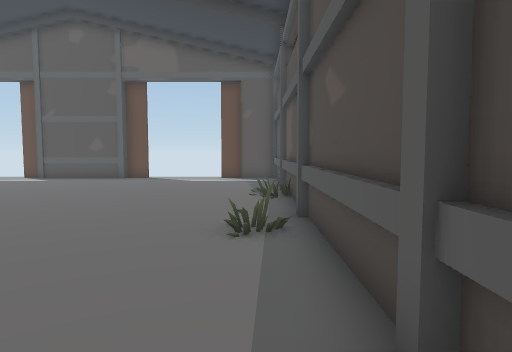
View 1 (above)

12 first-person views from a walk through a scene from a Unity 3-D project. The camera is 1.3 m above the floor, tilts 4° down and sees 75° across. The floor is counted in squares, 1 m on a side. Each view is taken from the middle of a square. On the plan, view 1 faces up. The plan holds only what a view shows up to about 14 squares ahead; the rest is blank. The place goes on beyond the plan.

View 2
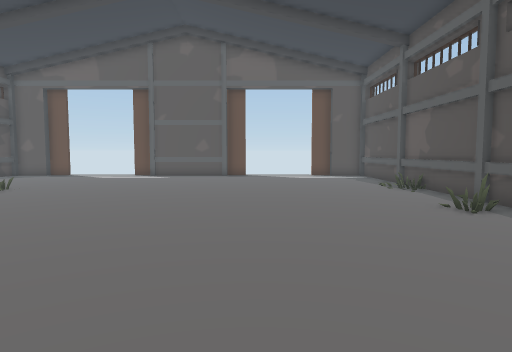

View 3
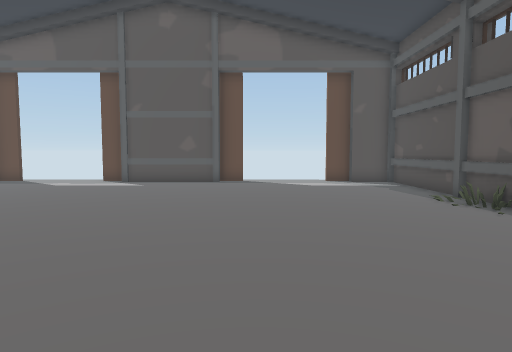

View 4
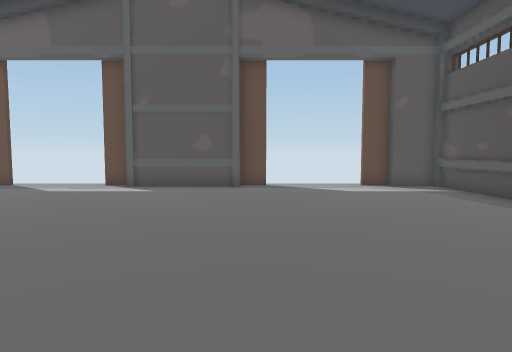

View 5
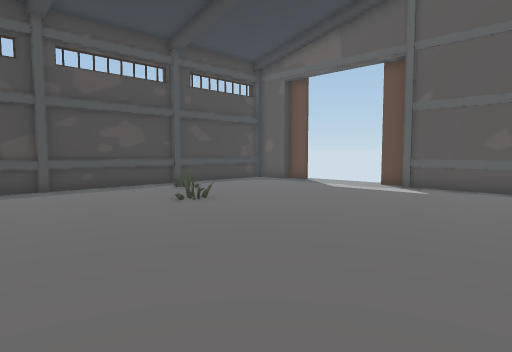

View 6
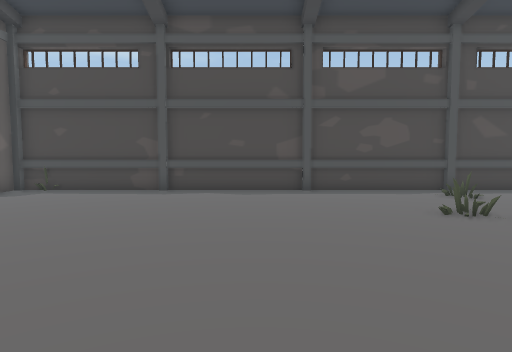

View 7
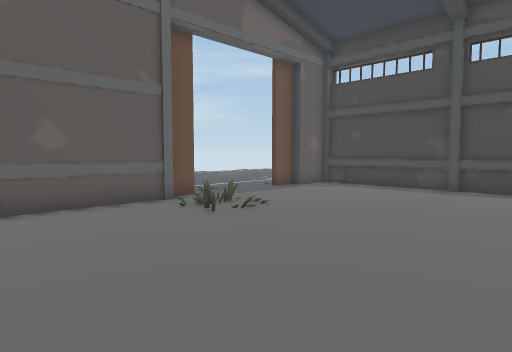

View 8
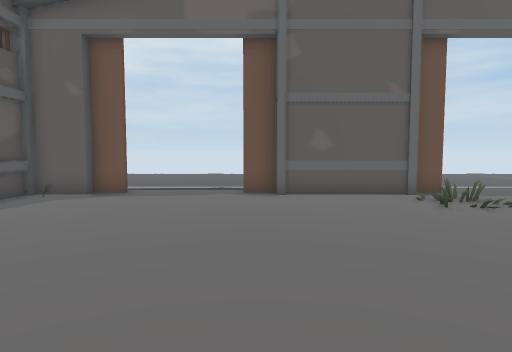

View 9
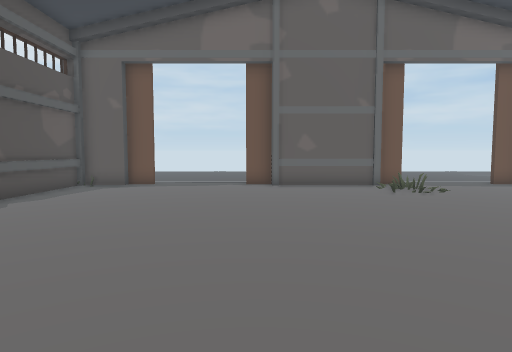

View 10
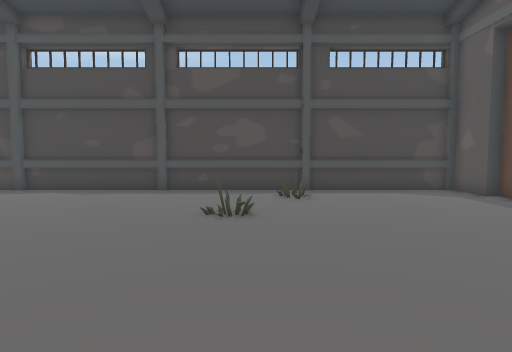

View 11
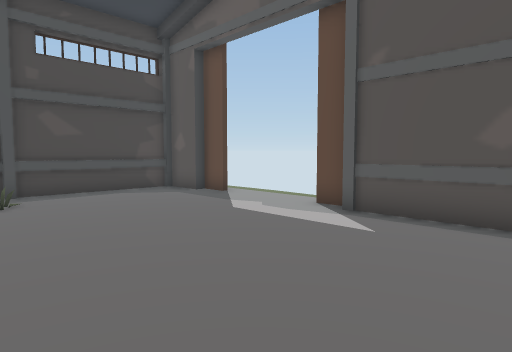

View 12
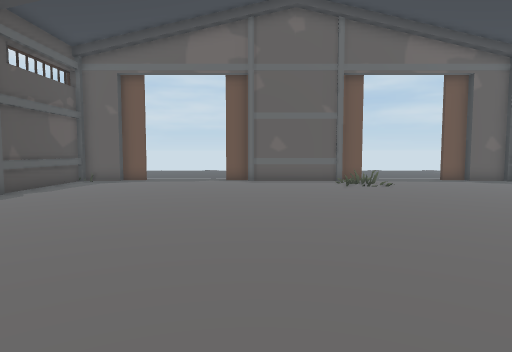

### Floor plan
Points are (right, up) in squares from view 1. A wall is a line through its corners. A room is listed if a view was taken in it or the views show most of it. See-through windows are left out.
Room 1 (views 1, 2, 3, 4, 5, 6, 7, 8, 9, 10, 11, 12)
walls: (-18.4, 7) (-18.4, 6.5); (0.8, 6.5) (0.8, 7); (-6.6, 16.8) (-11, 16.8); (1.1, 7) (1.1, 11.6); (-11.1, 17.2) (-12, 17.2); (-11, -3.3) (-6.6, -3.3); (-5.5, 17.2) (-6.6, 17.2); (-6.6, -3.7) (-5.5, -3.7); (-12, -3.7) (-11.1, -3.7); (1.1, 11.9) (1.1, 16.8) (-0.7, 16.8) (-0.7, 17.2) (-1.9, 17.2); (1.1, 2) (1.1, 6.6); (-15.8, 17.2) (-16.8, 17.2) (-16.8, 16.8) (-18.6, 16.8) (-18.6, -3.3) (-16.8, -3.3); (-1.9, -3.7) (-0.7, -3.7) (-0.7, -3.3) (1.1, -3.3) (1.1, 1.8); (-16.8, -3.7) (-15.7, -3.7)
ways out: opening at (-13.5, -3.2); opening at (-13, 18.6); opening at (-3.5, -3.8); opening at (-3, 18.6)

Where each view was taken, in squares from view 1:
view 1: 0 up, 0 right, facing up
view 2: 2 down, 5 left, facing up
view 3: 2 up, 5 left, facing up
view 4: 4 up, 6 left, facing up
view 5: 4 up, 6 left, facing up-left
view 6: 5 up, 7 left, facing left
view 7: 5 up, 6 left, facing down-left
view 8: 7 up, 6 left, facing down
view 9: 10 up, 6 left, facing down
view 10: 10 up, 7 left, facing left
view 11: 10 up, 7 left, facing up-left
view 12: 12 up, 7 left, facing down
